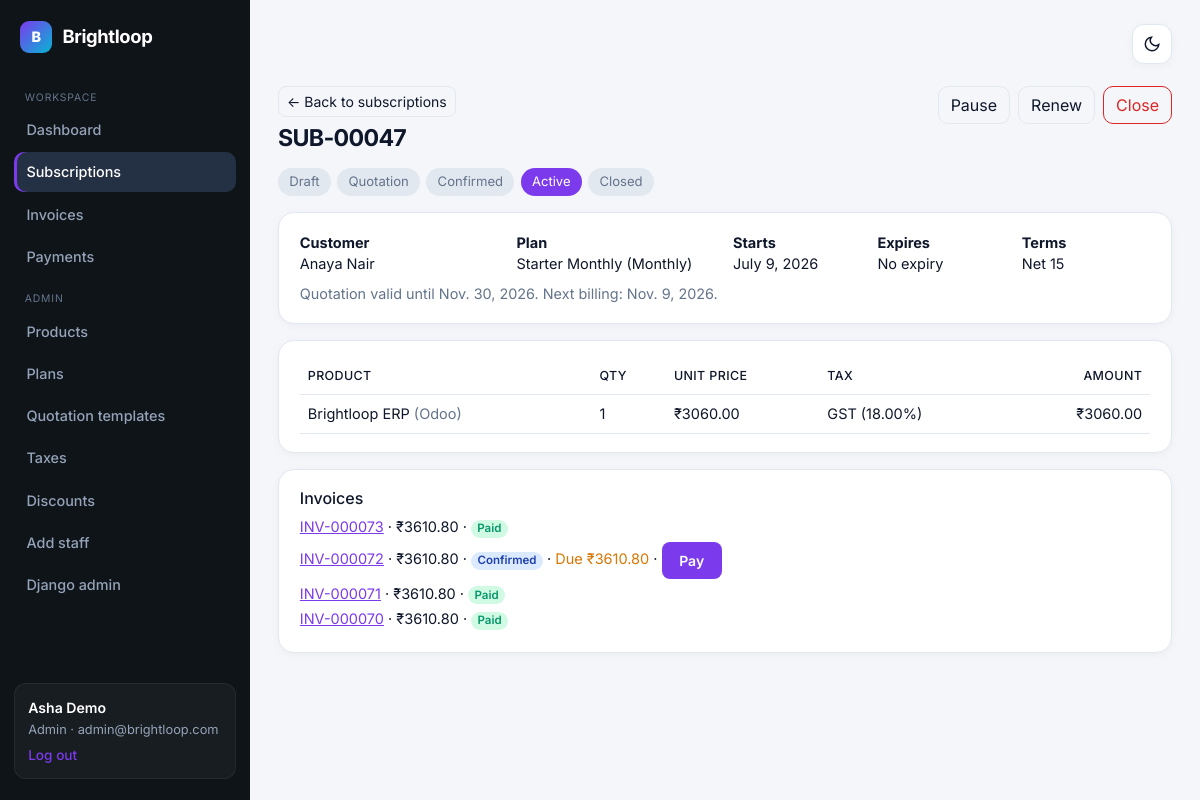
The page /subscriptions/47/ (signed in) on the database its author committed.
### core/models.py (models this page shows, shortened)
class User(AbstractUser):
    ROLES = [('admin', 'Admin'), ('staff', 'Internal staff'), ('customer', 'Customer')]
    email = models.EmailField(unique=True)
    role = models.CharField(max_length=10, choices=ROLES, default='customer')
    @property
    def is_admin_role(self):
        return self.role == 'admin'
    @property
    def is_team(self):
        return self.role in ('admin', 'staff')
    def __str__(self):
        return self.get_full_name() or self.email

class Subscription(models.Model):
    STATUSES = [('draft', 'Draft'), ('quotation', 'Quotation'), ('confirmed', 'Confirmed'),
                ('active', 'Active'), ('closed', 'Closed')]
    FLOW = {'draft': 'quotation', 'quotation': 'confirmed', 'confirmed': 'active'}
    number = models.CharField(max_length=20, unique=True, blank=True)
    customer = models.ForeignKey(User, on_delete=models.PROTECT, related_name='subscriptions')
    plan = models.ForeignKey(Plan, on_delete=models.PROTECT)
    template = models.ForeignKey(QuotationTemplate, null=True, blank=True, on_delete=models.SET_NULL)
    start_date = models.DateField(default=date.today)
    expiry_date = models.DateField(null=True, blank=True)
    quote_valid_until = models.DateField(null=True, blank=True)
    payment_terms = models.CharField(max_length=60, default='Net 15')
    next_billing_date = models.DateField(null=True, blank=True)
    status = models.CharField(max_length=10, choices=STATUSES, default='draft', db_index=True)
    paused = models.BooleanField(default=False)
    created = models.DateTimeField(auto_now_add=True)
    @property
    def next_status(self):
        return self.FLOW.get(self.status)

class Plan(models.Model):
    PERIODS = [('daily', 'Daily'), ('weekly', 'Weekly'), ('monthly', 'Monthly'), ('yearly', 'Yearly')]
    name = models.CharField(max_length=120)
    price = models.DecimalField(max_digits=10, decimal_places=2)
    billing_period = models.CharField(max_length=10, choices=PERIODS, default='monthly')
    min_quantity = models.PositiveIntegerField(default=1)
    start_date = models.DateField(default=date.today)
    end_date = models.DateField(null=True, blank=True)
    auto_close = models.BooleanField(default=False, help_text='Close subscriptions automatically when they expire')
    closable = models.BooleanField(default=True)
    pausable = models.BooleanField(default=False)
    renewable = models.BooleanField(default=True)
    def __str__(self):
        return f'{self.name} ({self.get_billing_period_display()})'

class SubscriptionLine(models.Model):
    subscription = models.ForeignKey(Subscription, on_delete=models.CASCADE, related_name='lines')
    product = models.ForeignKey(Product, on_delete=models.PROTECT)
    variant = models.ForeignKey(ProductVariant, null=True, blank=True, on_delete=models.SET_NULL)
    quantity = models.PositiveIntegerField(default=1)
    unit_price = models.DecimalField(max_digits=10, decimal_places=2, default=0, blank=True)
    tax = models.ForeignKey(Tax, null=True, blank=True, on_delete=models.SET_NULL)
    @property
    def amount(self):
        return self.quantity * self.unit_price

class Product(models.Model):
    name = models.CharField(max_length=120)
    type = models.CharField(max_length=60, default='Service')
    sales_price = models.DecimalField(max_digits=10, decimal_places=2)
    cost_price = models.DecimalField(max_digits=10, decimal_places=2, default=0)
    notes = models.TextField(blank=True)
    def __str__(self):
        return self.name

class ProductVariant(models.Model):
    product = models.ForeignKey(Product, on_delete=models.CASCADE, related_name='variants')
    attribute = models.CharField(max_length=60, default='Brand')
    value = models.CharField(max_length=60)
    extra_price = models.DecimalField(max_digits=10, decimal_places=2, default=0)

class Tax(models.Model):
    name = models.CharField(max_length=60)
    percentage = models.DecimalField(max_digits=5, decimal_places=2)
    class Meta:
        verbose_name_plural = 'taxes'
    def __str__(self):
        return f'{self.name} ({self.percentage}%)'

class Invoice(models.Model):
    STATUSES = [('draft', 'Draft'), ('confirmed', 'Confirmed'), ('paid', 'Paid'), ('cancelled', 'Cancelled')]
    number = models.CharField(max_length=20, unique=True, blank=True)
    subscription = models.ForeignKey(Subscription, on_delete=models.PROTECT, related_name='invoices')
    customer = models.ForeignKey(User, on_delete=models.PROTECT, related_name='invoices')
    period_start = models.DateField()
    issue_date = models.DateField(default=date.today)
    due_date = models.DateField(db_index=True)
    subtotal = models.DecimalField(max_digits=12, decimal_places=2, default=0)
    discount_total = models.DecimalField(max_digits=12, decimal_places=2, default=0)
    tax_total = models.DecimalField(max_digits=12, decimal_places=2, default=0)
    total = models.DecimalField(max_digits=12, decimal_places=2, default=0)
    status = models.CharField(max_length=10, choices=STATUSES, default='draft', db_index=True)
    sent = models.BooleanField(default=False)
    discounts_applied = models.CharField(max_length=250, blank=True)
    class Meta:
        constraints = [models.UniqueConstraint(fields=['subscription', 'period_start'], name='one_invoice_per_period')]
        ordering = ['-id']
    @property
    def paid_amount(self):
        return self.payments.aggregate(s=Sum('amount'))['s'] or D0
    @property
    def balance(self):
        return self.total - self.paid_amount

### core/views.py (the view)
# urls.py: path('subscriptions/<int:pk>/', v.subscription_detail, name='subscription_detail'),
@role_required('admin', 'staff', 'customer')
def subscription_detail(request, pk):
    sub = get_object_or_404(Subscription.objects.select_related('customer', 'plan'), pk=pk)
    if not request.user.is_team and sub.customer_id != request.user.id:
        return HttpResponseForbidden('Not your subscription.')
    return render(request, 'core/subscription_detail.html', {
        'sub': sub, 'lines': sub.lines.select_related('product', 'variant', 'tax'),
        'invoices': sub.invoices.all()[:20], 'steps': Subscription.STATUSES})

### core/views.py (called while the page is built)
def role_required(*roles):
    def deco(view):
        @wraps(view)
        @login_required
        def inner(request, *a, **kw):
            if request.user.role not in roles:
                return render(request, 'core/forbidden.html', status=403)
            return view(request, *a, **kw)
        return inner
    return deco

### core/templates/core/subscription_detail.html (shortened to what this page needs)
{% extends 'core/base.html' %}
{% block content %}
<div class="d-flex justify-content-between flex-wrap gap-2 mb-3 align-items-start">
  <div>
    <a href="{% if user.is_team %}{% url 'subscription_list' %}{% else %}{% url 'portal' %}?tab=subscriptions{% endif %}"
       class="btn btn-outline-secondary btn-sm noprint mb-2" style="text-decoration:none">
      ← Back to {% if user.is_team %}subscriptions{% else %}my subscriptions{% endif %}
    </a>
    <h1 class="m-0">{{ sub.number }}</h1>
  </div>
  <div class="d-flex gap-2 noprint flex-wrap">
    {% if sub.plan.pausable and sub.status == 'active' %}
    <form method="post" action="{% url 'subscription_action' sub.pk 'pause' %}">{% csrf_token %}
      <button type="submit" class="btn btn-outline-secondary">{% if sub.paused %}Resume{% else %}Pause{% endif %}</button>
    </form>
    {% endif %}
    {% if sub.plan.renewable and sub.status == 'active' or sub.plan.renewable and sub.status == 'closed' %}
    <form method="post" action="{% url 'subscription_action' sub.pk 'renew' %}">{% csrf_token %}
      <button type="submit" class="btn btn-outline-secondary">Renew</button>
    </form>
    {% endif %}
    {% if sub.plan.closable and sub.status != 'closed' %}
    <form method="post" action="{% url 'subscription_action' sub.pk 'close' %}"
          onsubmit="return confirm('Close this subscription? Unpaid invoices will still be due.')">{% csrf_token %}
      <button type="submit" class="btn btn-outline-danger">Close</button>
    </form>
    {% endif %}
  </div>
</div>
<div class="steps mb-3">
  {% for v,l in steps %}<span class="{% if v == sub.status %}on{% endif %}">{{ l }}</span>{% endfor %}
</div>
<div class="panel mb-3">
  <div class="row g-3">
    <div class="col-md-3"><b>Customer</b><br>{{ sub.customer }}</div>
    <div class="col-md-3"><b>Plan</b><br>{{ sub.plan }}</div>
    <div class="col-md-2"><b>Starts</b><br>{{ sub.start_date }}</div>
    <div class="col-md-2"><b>Expires</b><br>{{ sub.expiry_date|default:'No expiry' }}</div>
    <div class="col-md-2"><b>Terms</b><br>{{ sub.payment_terms }}</div>
  </div>
  {% if sub.quote_valid_until or sub.next_billing_date %}
  <p class="mt-2 mb-0 text-muted" style="font-size:.9rem">
    {% if sub.quote_valid_until %}Quotation valid until {{ sub.quote_valid_until }}. {% endif %}
    {% if sub.next_billing_date %}Next billing: {{ sub.next_billing_date }}.{% endif %}
  </p>
  {% endif %}
</div>
<div class="panel mb-3 table-responsive">
  <table class="table m-0">
    <thead><tr><th>Product</th><th>Qty</th><th>Unit price</th><th>Tax</th><th class="text-end">Amount</th></tr></thead>
    <tbody>
    {% for l in lines %}
      <tr>
        <td>{{ l.product }}{% if l.variant %} <span class="text-muted">({{ l.variant.value }})</span>{% endif %}</td>
        <td>{{ l.quantity }}</td>
        <td>₹{{ l.unit_price }}</td>
        <td>{{ l.tax|default:'-' }}</td>
        <td class="text-end">₹{{ l.amount }}</td>
      </tr>
    {% endfor %}
    </tbody>
  </table>
</div>
<div class="panel">
  <h6 class="mb-2">Invoices</h6>
  {% for i in invoices %}
  <div class="mb-1">
    <a href="{% url 'invoice_detail' i.pk %}">{{ i.number }}</a>
    · ₹{{ i.total }}
    · <span class="badge st-{{ i.status }}">{{ i.get_status_display }}</span>
    {% if i.balance > 0 and i.status != 'cancelled' %}
    · <span style="color:var(--amber)">Due ₹{{ i.balance }}</span>
    · <a href="{% url 'invoice_detail' i.pk %}" class="btn btn-brand btn-sm" style="color:#fff">Pay</a>
    {% endif %}
  </div>
  {% empty %}
  <span class="text-muted">None yet.
    {% if sub.status == 'quotation' or sub.status == 'draft' %}
    Invoices are created after the subscription is active and billing runs.
    {% endif %}
  </span>
  {% endfor %}
</div>
{% endblock %}

### core/templates/core/base.html (shortened to what this page needs)
{% load static %}<!doctype html>
<html lang="en" data-theme="light">
<head>
<link href="https://cdn.jsdelivr.net/npm/bootstrap@5.3.3/dist/css/bootstrap.min.css" rel="stylesheet">
</head>
<body>
<div class="d-flex layout app">
{% if user.is_authenticated %}
<nav class="side">
  <a class="brand" href="/"><span class="brand-mark">B</span> Brightloop</a>
  {% if user.is_team %}
    <div class="nav-section">Workspace</div>
    <a class="nav-l {% if request.path == '/' %}on{% endif %}" href="{% url 'home' %}">Dashboard</a>
    <a class="nav-l {% if '/subscriptions' in request.path %}on{% endif %}" href="{% url 'subscription_list' %}">Subscriptions</a>
    <a class="nav-l {% if '/invoices' in request.path %}on{% endif %}" href="{% url 'invoice_list' %}">Invoices</a>
    <a class="nav-l {% if '/payments' in request.path %}on{% endif %}" href="{% url 'payment_list' %}">Payments</a>
  {% else %}
    <a class="nav-l on" href="{% url 'portal' %}">My account</a>
  {% endif %}
  {% if user.is_admin_role %}
    <div class="nav-section">Admin</div>
    <a class="nav-l {% if '/manage/products' in request.path %}on{% endif %}" href="{% url 'catalog_products' %}">Products</a>
    <a class="nav-l {% if '/manage/plans' in request.path %}on{% endif %}" href="{% url 'catalog_plans' %}">Plans</a>
    <a class="nav-l {% if '/manage/templates' in request.path %}on{% endif %}" href="{% url 'catalog_templates' %}">Quotation templates</a>
    <a class="nav-l {% if '/manage/taxes' in request.path %}on{% endif %}" href="{% url 'catalog_taxes' %}">Taxes</a>
    <a class="nav-l {% if '/manage/discounts' in request.path %}on{% endif %}" href="{% url 'catalog_discounts' %}">Discounts</a>
    <a class="nav-l {% if '/staff/new' in request.path %}on{% endif %}" href="{% url 'add_staff' %}">Add staff</a>
    <a class="nav-l" href="/admin/">Django admin</a>
  {% endif %}
  <div class="who">
    <div class="name-line">{{ user.get_full_name|default:user.email }}</div>
    {{ user.get_role_display }} · {{ user.email }}
    <form method="post" action="{% url 'logout' %}">{% csrf_token %}<button type="submit">Log out</button></form>
  </div>
</nav>
{% endif %}
<main>
  <div class="topbar noprint">
    <button type="button" class="theme-icon-btn" onclick="toggleTheme()" title="Toggle light / dark" aria-label="Toggle theme">
      <svg class="icon-moon" width="18" height="18" fill="none" stroke="currentColor" stroke-width="2" viewBox="0 0 24 24"><path d="M21 12.79A9 9 0 1111.21 3 7 7 0 0021 12.79z"/></svg>
    </button>
  </div>
  {% block content %}{% endblock %}
</main>
</div>
</body></html>

### rows shown on the page
User: get_full_name "Asha Demo", role "Admin", email "admin@brightloop.com"
Subscription: number "SUB-00047", customer "Anaya Nair", plan "Starter Monthly (Monthly)", start_date "July 9, 2026", expiry_date "No expiry", payment_terms "Net 15", quote_valid_until "Nov. 30, 2026", next_billing_date "Nov. 9, 2026"
SubscriptionLine: product "Brightloop ERP", variant.value "Odoo", quantity "1", unit_price "3060.00", tax "GST (18.00%)", amount "3060.00"
Invoice: number "INV-000073", total "3610.80", status "Paid"
Invoice: number "INV-000072", total "3610.80", status "Confirmed", balance "3610.80"
Invoice: number "INV-000071", total "3610.80", status "Paid"
Invoice: number "INV-000070", total "3610.80", status "Paid"

### other values the page prints
{{ l }} "Draft" "Quotation" "Confirmed" "Active" "Closed"
